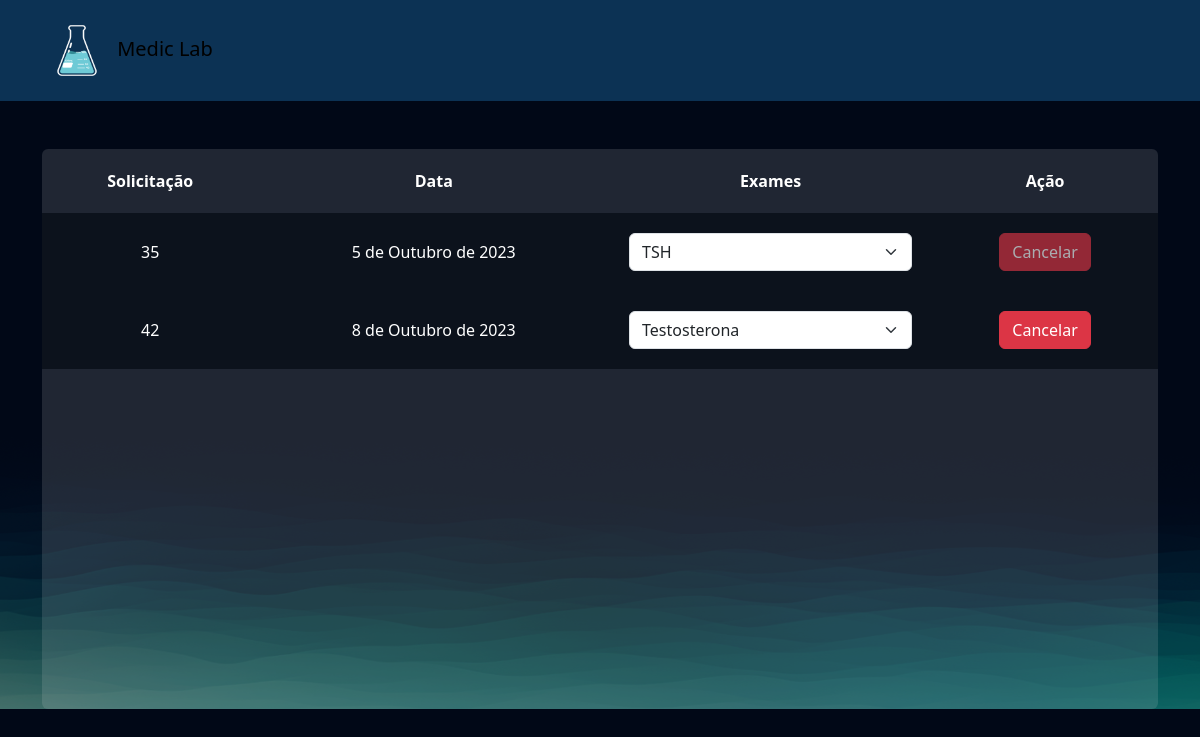
The app's page /exames/gerenciar_pedidos/ (signed in) with its own data.
### exames/models.py (models this page shows, shortened)
class PedidosExames(models.Model):
    usuario = models.ForeignKey(User, on_delete=models.DO_NOTHING)
    exames = models.ManyToManyField(SolicitacaoExame) #ManyToManyField -> Relação de N para N
    agendado = models.BooleanField(default=True)
    data = models.DateField()

### exames/views.py (the view)
# urls.py: path('gerenciar_pedidos/', views.gerenciar_pedidos, name="gerenciar_pedidos"),
@login_required
def gerenciar_pedidos(request):
    pedidos_exames = PedidosExames.objects.filter(usuario=request.user)
    return render(request, 'gerenciar_pedidos.html', {'pedidos_exames':pedidos_exames})

### exames/templates/gerenciar_pedidos.html (shortened to what this page needs)
{% extends "bases/base.html" %}
{% load static %}
{% block 'head' %}
    <link href="{% static 'exames/css/style.css' %}" rel="stylesheet">
    <link href="{% static 'exames/css/gerenciar_pedidos.css' %}" rel="stylesheet">
{% endblock 'head' %}
{% block 'conteudo' %}
    <br>
    <br>
    <div class="container">
        <div class="card card-view">
            <table>
                <tr>
                  <th>Solicitação</th>
                  <th>Data</th>
                  <th>Exames</th>
                  <th>Ação</th>
                </tr>
                {% for pedidos in pedidos_exames %}
                    <tr class="linha-tabela">
                        <td>{{pedidos.id}}</td>
                        <td>{{pedidos.data}}</td>
                        <td>
                            <select class="form-select">
                                {% for exame in pedidos.exames.all %}
                                    <option style="color: black"  value="">{{exame.exame.nome}}</option>
                                {% endfor %}
                            </select>
                        </td>
                        <td>
                            <a href="{% url 'cancelar_pedido' pedidos.id %}"  class="btn btn-danger {% if not pedidos.agendado %} disabled {% endif %}">Cancelar</a>
                        </td>
                    </tr>
                {% endfor %}
            </table>
        </div>
    </div>
{% endblock 'conteudo' %}

### templates/static/geral/css/style.css (style rules this page uses)
:root { --main-color: #151C34; --dark-color: #0C121C ; --light-color: #6DE6EE; --contrast-color: #f4c96b; --differential-color: #066668; }
* { color: white }

### templates/static/exames/css/style.css (style rules this page uses)
body { background-image: url('/static/geral/img/bg2.png'); background-size: cover; }
.card { background-color: rgba(217, 217, 217, .14); color: white; padding: 15px; }

### templates/static/exames/css/gerenciar_pedidos.css (style rules this page uses)
.linha-tabela { background-color: var(--dark-color); height: 20px; }
td, th { padding: 20px; }
.card-view { text-align: center; padding: 0; border: none; height: 70vh; }

### records on screen
PedidosExames: id "35", data "5 de Outubro de 2023"
PedidosExames: id "42", data "8 de Outubro de 2023"

### other values on screen
form field value "TSH"
form field value "Testosterona"
